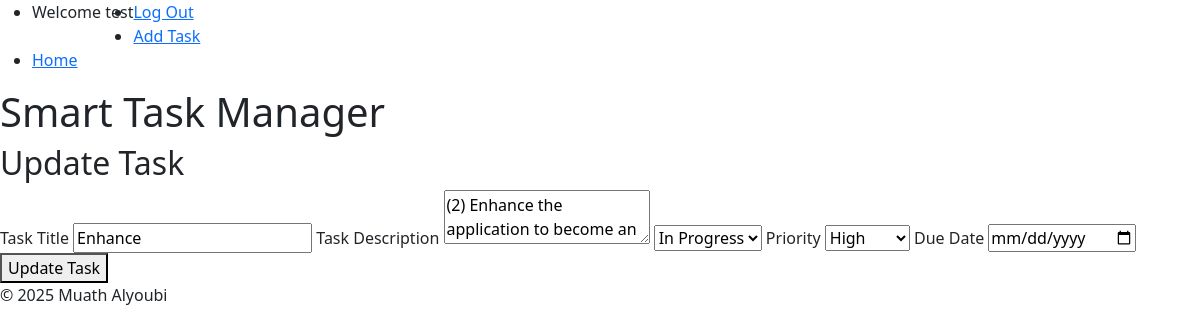
The app's page /112/edit (signed in), older data.
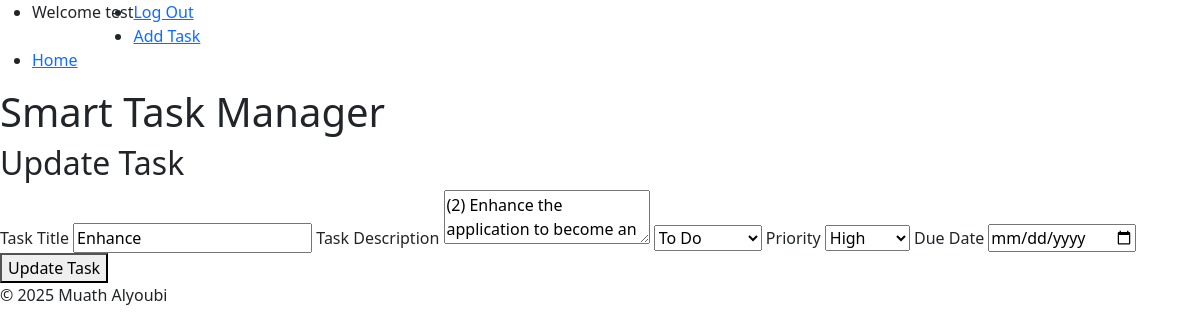
The same page, newer data.
### tables this page shows
CREATE TABLE tasks(
                id INTEGER PRIMARY KEY AUTOINCREMENT NOT NULL,
                title TEXT NOT NULL,
                user_id INTEGER NOT NULL,
                description TEXT,
                status TEXT NOT NULL DEFAULT 'To Do',
                created_at TIMESTAMP DEFAULT CURRENT_TIMESTAMP, 
                priority TEXT NOT NULL, 
                due_date DATE, parent_id INTEGER DEFAULT NULL,  
                FOREIGN KEY (user_id) REFERENCES users(id) ON DELETE CASCADE
                );

### app.py (the view)
@app.route("/<int:id>/edit", methods=["GET", "POST"])
@login_required
def editTask(id):
    if request.method == "POST":
        title = request.form.get("title")
        if not title:
            return apology("must provide task", 400)
        description = request.form.get("description")
        if not description:
            description = ""
        priority = request.form.get("priority")
        if not priority:
            return apology("must spacify priority", 400)
        status =  request.form.get("status")
        if not status:
            return apology("must spacify status", 400)
        due_date = request.form.get("due_date")
        if not due_date:
            due_date = None
        update_task(id, title, description, status, priority, due_date)
        flash("Task updated!")
        return redirect("/")
    else:
        task = get_task_by_id(id)
        if len(task) != 1:
            return redirect(url_for("index", msg="not your task"))
        return render_template("edittask.html", task=task[0])

### db.py (called while the page is built)
def get_db():
    if "db" not in g:
        g.db = sqlite3.connect(
            DATABASE,
            detect_types=sqlite3.PARSE_DECLTYPES,
            check_same_thread=False
        )
        g.db.row_factory = sqlite3.Row
    return g.db

def get_task_by_id(task_id):
    db = get_db()
    return db.execute(
        f"SELECT * FROM tasks WHERE id = ? {oredr_state}",
        (task_id,)).fetchall()

### helpers.py (called while the page is built)
def login_required(f):
    @wraps(f)
    def decorated_function(*args, **kwargs):
        if session.get("user_id") is None:
            return redirect(url_for('login', next=request.url))
        return f(*args, **kwargs)
    return decorated_function

### templates/edittask.html (shortened to what this page needs)
{% extends "layout.html" %}
{% block body %}
    <header>
            <h1>Smart Task Manager</h1>
    </header>
    <main>
        <section id="form" aria-labelledby="add-task-heading">
                <h2 id="add-task-heading">Update Task</h2>
                <form action="{{ url_for('editTask', id=task.id) }}" method="post">
                    <label for="task-title">Task Title</label>
                    <input autocomplete="off" autofocus name="title" type="text" id="task-title" value="{{ task.title }}" required>
                    <label for="task-desc">Task Description</label>
                    <textarea autocomplete="off" autofocus name="description" id="task-desc">{{ task.description }}</textarea>
                    <select name="status" id="task-status" required>
                        <option value="To Do" {% if task.status == 'To Do' %}selected{% endif %}>To Do</option>
                        <option value="In Progress" {% if task.status == 'In Progress' %}selected{% endif %}>In Progress</option>
                    </select>
                    <label for="task-priority">Priority</label>
                    <select name="priority" id="task-priority" value="{{ task.priority }}" required>
                        <option value="high" {% if task.priority == 'high' %}selected{% endif %}>High</option>
                    </select>
                    <label for="due_date">Due Date</label>
                    <input autocomplete="off" autofocus name="due_date" type="date" id="due_date" value="{{ task.due_date }}">
                    <button type="submit">Update Task</button>
                </form>
            </section>
    </main>
{% endblock %}

Row changes from the older to the newer data that the page shows:
changed tasks "Enhance": status "In Progress" → "To Do"
